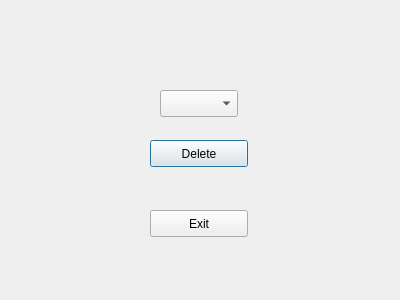
<?xml version="1.0" encoding="UTF-8"?>
<ui version="4.0">
 <class>delete_command</class>
 <widget class="QDialog" name="delete_command">
  <property name="geometry">
   <rect>
    <x>0</x>
    <y>0</y>
    <width>400</width>
    <height>300</height>
   </rect>
  </property>
  <property name="windowTitle">
   <string>Dialog</string>
  </property>
  <widget class="QComboBox" name="currents_commands">
   <property name="geometry">
    <rect>
     <x>160</x>
     <y>90</y>
     <width>78</width>
     <height>27</height>
    </rect>
   </property>
  </widget>
  <widget class="QPushButton" name="delete_boton">
   <property name="geometry">
    <rect>
     <x>150</x>
     <y>140</y>
     <width>98</width>
     <height>27</height>
    </rect>
   </property>
   <property name="text">
    <string>Delete</string>
   </property>
  </widget>
  <widget class="QPushButton" name="close_windows">
   <property name="geometry">
    <rect>
     <x>150</x>
     <y>210</y>
     <width>98</width>
     <height>27</height>
    </rect>
   </property>
   <property name="text">
    <string>Exit</string>
   </property>
  </widget>
 </widget>
 <resources/>
 <connections/>
</ui>
